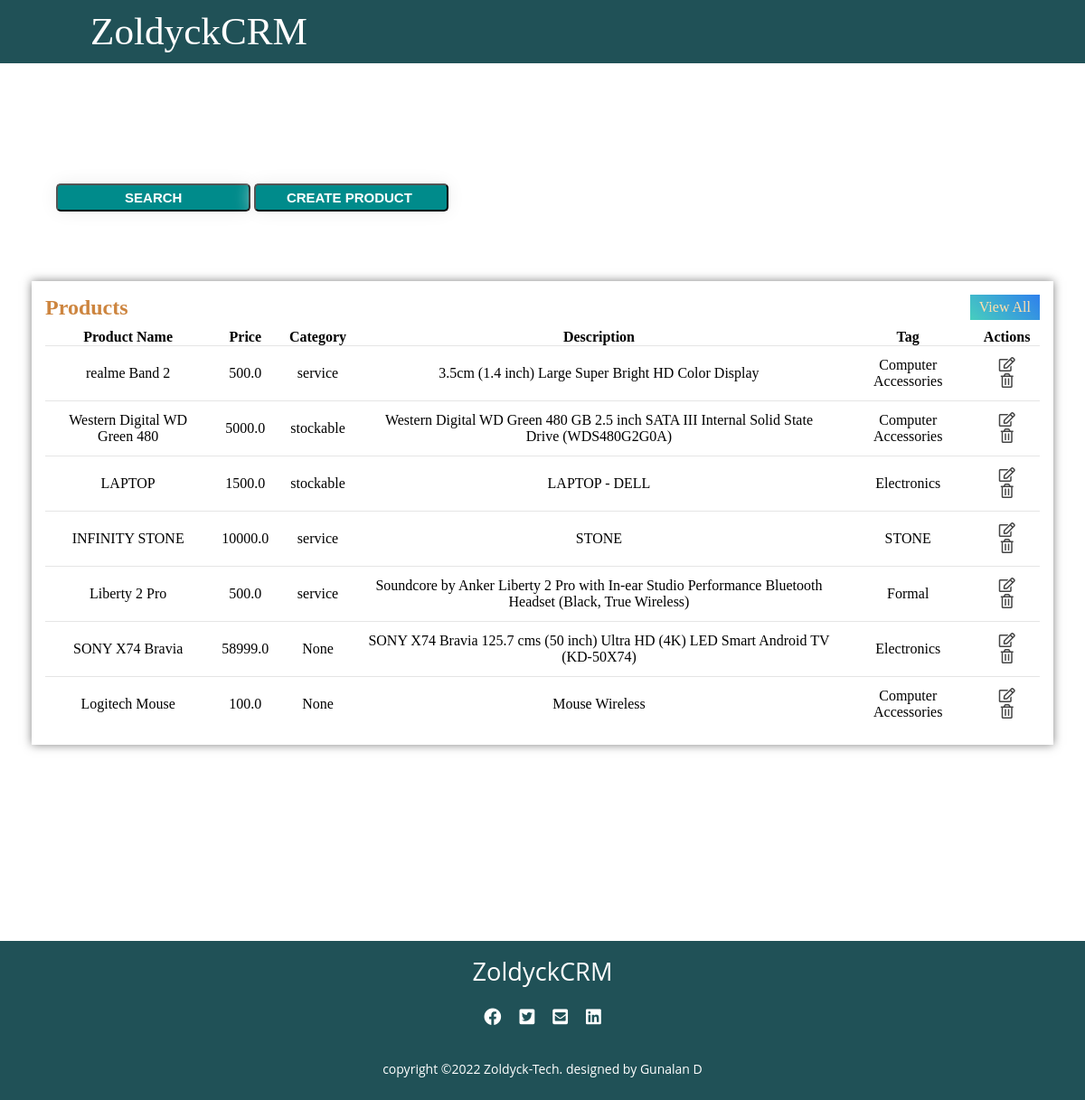
Screenshot of /products/ with the database file from the repository.
### accounts/models.py (models this page shows, shortened)
class Product(models.Model):
    CATEGORIES = (
        ('service', 'Service'),
        ('stockable', 'Stockable'),
    )
    product_name = models.CharField(max_length=200, null= True)
    product_price = models.FloatField(null= True)
    product_category = models.CharField(max_length=200, null= True , choices=CATEGORIES)
    product_description = models.CharField(max_length=200, null= True)
    date_created = models.DateTimeField(auto_now_add=True , null= True)
    product_tag = models.ManyToManyField(ProductTag ,blank=True, null=True)

class ProductTag(models.Model):
    product_tag = models.CharField(max_length=200, null= True)
    def __str__(self):
        return self.product_tag

### accounts/views.py (the view)
# urls.py: path('products/', views.products, name='products'),
def products(request):
    products = Product.objects.all()
    for i in products:
        product_tag = i.product_tag.all()
        print("product_tag", product_tag)
    context = {
        'products': products
    }
    return render(request, 'accounts/products.html',context)

### accounts/templates/accounts/products.html
{% extends 'accounts/layout.html'%}
{% block content %}
    <div class="product-tables">
        <div class="button">
            <button class="crt-ser"><a href="">SEARCH</a></button>
            <button class="crt-ser1"><a href="{% url 'create_product' %}">CREATE PRODUCT</a></button>
        </div>
        <div class="latest-products">
            <div class="heading">
                <h2>Products</h2>
                <a href="#" class="btn">View All</a>
            </div>
            <table class="products">
                <thead>
                    <tr>
                        <th>Product Name</th>
                        <th>Price</th>
                        <th>Category</th>
                        <th>Description</th>
                        <th>Tag</th>
                        <th>Actions</th>
                    </tr>
                </thead>
                <tbody>
                    {% for product in products %}
                    <tr>
                        <td>{{ product.product_name }}</td>
                        <td>{{ product.product_price }}</td>
                        <td>{{ product.product_category }}</td>
                        <td>{{ product.product_description }}</td>
                        {% for tag in product.product_tag.all %}
                        <td>{{ tag }}</td>
                        {% endfor %}
                        <td>
                            <a href="{% url 'update_product' product.id %}"><i class="far fa-edit"></i></a>
                            <a href="{% url 'delete_product' product.id %}"><i class="far fa-trash-alt"></i></a>
                        </td>
                    </tr>
                    {% endfor %}
                </tbody>
            </table>
        </div>
{% endblock %}

### accounts/static/css/main.css (style rules this page uses)
* { margin: 0; padding: 0; box-sizing: border-box; text-decoration: none; }
body { font-family: Candara; }
.heading { display: flex; align-items: center; justify-content: space-between; color: peru; }
.btn { padding: 5px 10px; background: linear-gradient(45deg,#47cebe,#2f80ed); color: navajowhite; text-align: center; text-decoration: none; }
table { margin-top: 10px; width: 100%; border-collapse: collapse; text-align: center; }
table tr { border-bottom: 1px solid rgba(0,0,0,0.1) }
td { padding: 12px; }
table tbody tr:last-child { border-bottom: none; }
td i { color: #444; cursor: pointer; padding: 0 5.5px; }
.product-tables { width:100%; display: grid; grid-template-columns: repeat(1, 1fr); padding: 25px 35px; grid-gap: 30px; align-items: self-start; }
.latest-products { background: #fff; padding: 15px; width: 100%; box-shadow: 0px 0px 10px rgba(0,0,0,0.5); }
.crt-ser { background: #fff; padding: 5px 5px; width: 20%; box-shadow: 0 0 20px #eee; border-radius: 5px; margin-bottom: 20px; transition: 0.5s; background: darkcyan; }
.crt-ser a { color: #ffff; text-decoration: none; font-size: 15px; font-weight: bolder; }
.crt-ser1 { background: #fff; padding: 5px 5px; padding-left: 0px; width: 20%; box-shadow: 0 0 20px #eee; border-radius: 5px; margin-bottom: 20px; margin-left: 0px; transition: 0.5s; background: darkcyan; margin-right: 100px; }
.crt-ser1 a { color: #ffff; text-decoration: none; font-size: 15px; font-weight: bolder; }
.button { margin: 1.7rem; }

### rows the page displays
Product: product_name "realme Band 2", product_price "500.0", product_category "service", product_description "3.5cm (1.4 inch) Large Super Bright HD Color Display"
ProductTag: product_tag "Computer Accessories"
Product: product_name "Western Digital WD Green 480", product_price "5000.0", product_category "stockable", product_description "Western Digital WD Green 480 GB 2.5 inch SATA III Internal Solid State Drive (WDS480G2G0A)"
Product: product_name "LAPTOP", product_price "1500.0", product_category "stockable", product_description "LAPTOP - DELL"
ProductTag: product_tag "Electronics"
Product: product_name "INFINITY STONE", product_price "10000.0", product_category "service", product_description "STONE"
ProductTag: product_tag "STONE"
Product: product_name "Liberty 2 Pro", product_price "500.0", product_category "service", product_description "Soundcore by Anker Liberty 2 Pro with In-ear Studio Performance Bluetooth Headset (Black, True Wireless)"
ProductTag: product_tag "Formal"
Product: product_name "SONY X74 Bravia", product_price "58999.0", product_category "None", product_description "SONY X74 Bravia 125.7 cms (50 inch) Ultra HD (4K) LED Smart Android TV (KD-50X74)"
Product: product_name "Logitech Mouse", product_price "100.0", product_category "None", product_description "Mouse Wireless"
